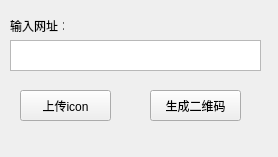
<?xml version="1.0" encoding="UTF-8"?>
<ui version="4.0">
 <class>Form</class>
 <widget class="QWidget" name="Form">
  <property name="geometry">
   <rect>
    <x>0</x>
    <y>0</y>
    <width>278</width>
    <height>157</height>
   </rect>
  </property>
  <property name="sizePolicy">
   <sizepolicy hsizetype="Preferred" vsizetype="Preferred">
    <horstretch>4</horstretch>
    <verstretch>0</verstretch>
   </sizepolicy>
  </property>
  <property name="windowTitle">
   <string>Form</string>
  </property>
  <widget class="QPushButton" name="pushButton">
   <property name="geometry">
    <rect>
     <x>150</x>
     <y>90</y>
     <width>91</width>
     <height>31</height>
    </rect>
   </property>
   <property name="text">
    <string>生成二维码</string>
   </property>
   <property name="autoExclusive">
    <bool>true</bool>
   </property>
  </widget>
  <widget class="QLabel" name="label">
   <property name="geometry">
    <rect>
     <x>10</x>
     <y>20</y>
     <width>54</width>
     <height>12</height>
    </rect>
   </property>
   <property name="text">
    <string>输入网址：</string>
   </property>
  </widget>
  <widget class="QPushButton" name="pushButton_2">
   <property name="geometry">
    <rect>
     <x>20</x>
     <y>90</y>
     <width>91</width>
     <height>31</height>
    </rect>
   </property>
   <property name="text">
    <string>上传icon</string>
   </property>
  </widget>
  <widget class="QPlainTextEdit" name="plainTextEdit">
   <property name="geometry">
    <rect>
     <x>10</x>
     <y>40</y>
     <width>251</width>
     <height>31</height>
    </rect>
   </property>
  </widget>
 </widget>
 <resources/>
 <connections/>
</ui>
